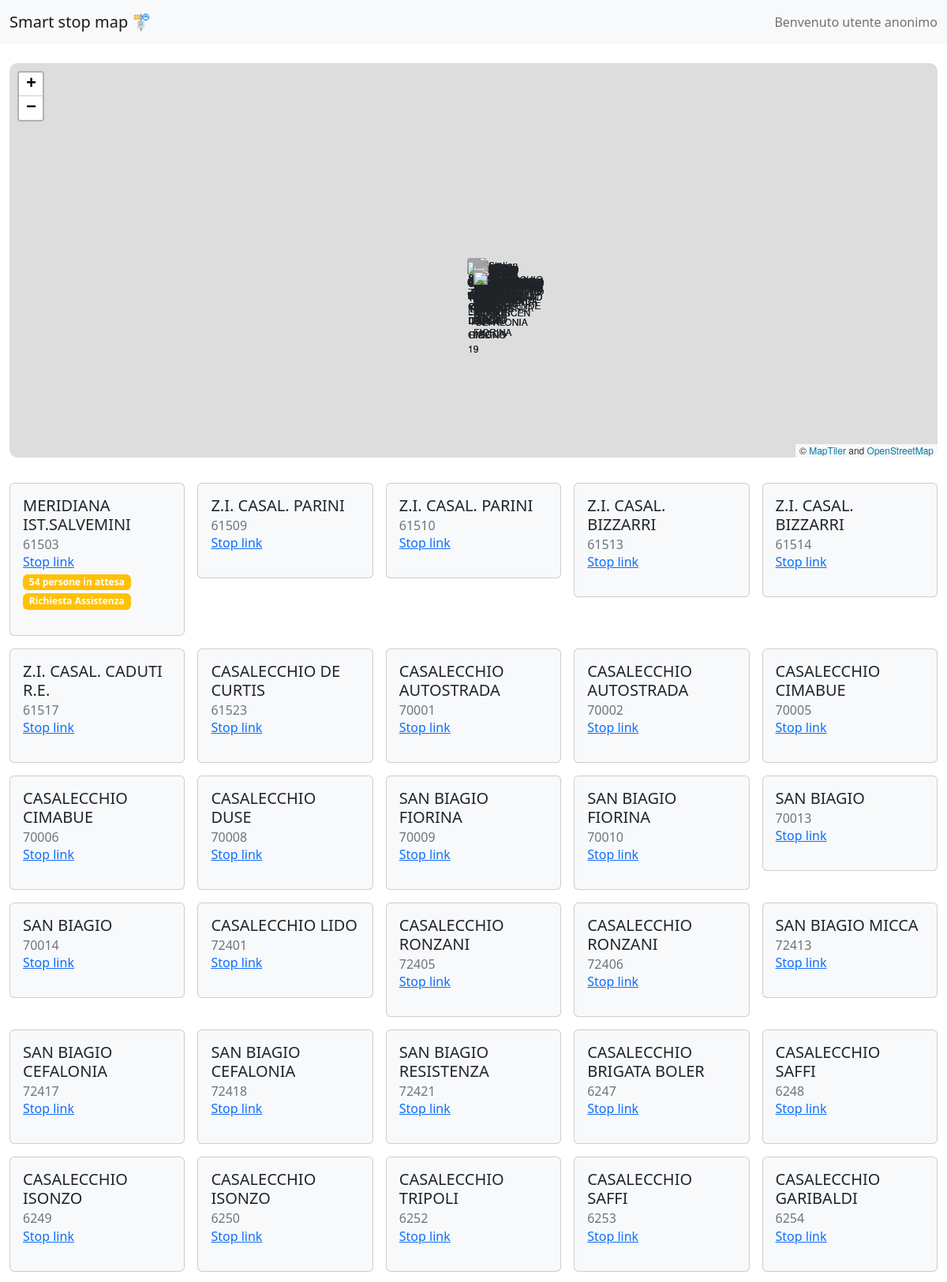
The page / (upper part) on the database its author committed.
### models.py (models this page shows, shortened)
class Stop(db.Model):
    __tablename__ = "stops"
    id = db.Column(db.String(10), primary_key=True)
    position = db.Column(db.String(80), unique=False, nullable=False)
    name = db.Column(db.String(50), nullable=True)
    people = db.Column(db.Integer(), nullable=True)
    hButton = db.Column(db.Integer(), nullable=True)

### app.py (the view)
@app.route("/")
def home():
    dataset=[]
    stops = Stop.query.all()
    for stop in stops:
        dataset.append({"id": stop.id,
                        "name": stop.name,
                        "location": json.loads(stop.position),
                        "people": stop.people if stop.people != None else "-",
                        "hButton": stop.hButton, })
    return render_template('index.html', stations=dataset, name = "Bus Stops Map")

### app.py (called while the page is built)
@app.before_request
def session_handler():
    session.permanent = True
    app.permanent_session_lifetime = timedelta(minutes=1)

### templates/index.html (shortened to what this page needs)
{% extends 'baseof.html' %}
{% block titlepage %}Smart stop map{% endblock %}
{% block content %}
<div id="map" style="width: 100%; height: 500px"></div>
<div class="row row-cols-2 row-cols-md-5 g-3 mt-3" data-masonry='{"percentPosition": true }'>
  {% for station in stations %}
  <div class="col">
   <div class="card bg-light">
     <div class="card-body">
       <h5 class="card-title">{{station.name | e}}</h5>
       <h6 class="card-subtitle text-muted">{{station.id | e}}</h6>
       <a href="{{station.id}}" class="card-link">Stop link</a>
       {% if station.people != '-'%} <span class="badge bg-warning badge-pill badge-warning"> {{station.people}} persone in attesa </span>       {% endif %}
       {% if station.hButton == 1%} <span class="badge bg-warning badge-pill badge-warning"> Richiesta Assistenza </span>       {% endif %}
     </div>
       </div>
  </div>
{% endfor %}
</div>
{% endblock %}

### static/style.css (style rules this page uses)
.leaflet-container { border-radius: 10px; }

### rows shown on the page
Stop: name "MERIDIANA IST.SALVEMINI", id "61503", people "54", shows "Richiesta Assistenza"
Stop: name "Z.I. CASAL. PARINI", id "61509"
Stop: name "Z.I. CASAL. PARINI", id "61510"
Stop: name "Z.I. CASAL. BIZZARRI", id "61513"
Stop: name "Z.I. CASAL. BIZZARRI", id "61514"
Stop: name "Z.I. CASAL. CADUTI R.E.", id "61517"
Stop: name "CASALECCHIO DE CURTIS", id "61523"
Stop: name "CASALECCHIO AUTOSTRADA", id "70001"
Stop: name "CASALECCHIO AUTOSTRADA", id "70002"
Stop: name "CASALECCHIO CIMABUE", id "70005"
Stop: name "CASALECCHIO CIMABUE", id "70006"
Stop: name "CASALECCHIO DUSE", id "70008"
Stop: name "SAN BIAGIO FIORINA", id "70009"
Stop: name "SAN BIAGIO FIORINA", id "70010"
Stop: name "SAN BIAGIO", id "70013"
Stop: name "SAN BIAGIO", id "70014"
Stop: name "CASALECCHIO LIDO", id "72401"
Stop: name "CASALECCHIO RONZANI", id "72405"
Stop: name "CASALECCHIO RONZANI", id "72406"
Stop: name "SAN BIAGIO MICCA", id "72413"
Stop: name "SAN BIAGIO CEFALONIA", id "72417"
Stop: name "SAN BIAGIO CEFALONIA", id "72418"
Stop: name "SAN BIAGIO RESISTENZA", id "72421"
Stop: name "CASALECCHIO BRIGATA BOLER", id "6247"
Stop: name "CASALECCHIO SAFFI", id "6248"
Stop: name "CASALECCHIO ISONZO", id "6249"
Stop: name "CASALECCHIO ISONZO", id "6250"
Stop: name "CASALECCHIO TRIPOLI", id "6252"
Stop: name "CASALECCHIO SAFFI", id "6253"
Stop: name "CASALECCHIO GARIBALDI", id "6254"
